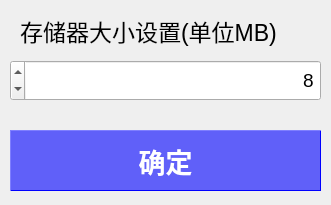
<?xml version="1.0" encoding="UTF-8"?>
<ui version="4.0">
 <class>ConfigWindow</class>
 <widget class="QWidget" name="ConfigWindow">
  <property name="geometry">
   <rect>
    <x>0</x>
    <y>0</y>
    <width>331</width>
    <height>205</height>
   </rect>
  </property>
  <property name="minimumSize">
   <size>
    <width>331</width>
    <height>205</height>
   </size>
  </property>
  <property name="maximumSize">
   <size>
    <width>331</width>
    <height>205</height>
   </size>
  </property>
  <property name="windowTitle">
   <string>Form</string>
  </property>
  <widget class="QLabel" name="label_3">
   <property name="geometry">
    <rect>
     <x>20</x>
     <y>10</y>
     <width>301</width>
     <height>41</height>
    </rect>
   </property>
   <property name="font">
    <font>
     <pointsize>17</pointsize>
    </font>
   </property>
   <property name="text">
    <string>存储器大小设置(单位MB)</string>
   </property>
  </widget>
  <widget class="QSpinBox" name="spinBox_memSize">
   <property name="geometry">
    <rect>
     <x>10</x>
     <y>60</y>
     <width>311</width>
     <height>41</height>
    </rect>
   </property>
   <property name="font">
    <font>
     <pointsize>14</pointsize>
    </font>
   </property>
   <property name="layoutDirection">
    <enum>Qt::RightToLeft</enum>
   </property>
   <property name="alignment">
    <set>Qt::AlignRight|Qt::AlignTrailing|Qt::AlignVCenter</set>
   </property>
   <property name="minimum">
    <number>1</number>
   </property>
   <property name="maximum">
    <number>2048</number>
   </property>
   <property name="singleStep">
    <number>1</number>
   </property>
   <property name="value">
    <number>8</number>
   </property>
  </widget>
  <widget class="QPushButton" name="pushButton">
   <property name="geometry">
    <rect>
     <x>10</x>
     <y>130</y>
     <width>311</width>
     <height>61</height>
    </rect>
   </property>
   <property name="font">
    <font>
     <pointsize>20</pointsize>
     <weight>75</weight>
     <bold>true</bold>
    </font>
   </property>
   <property name="styleSheet">
    <string notr="true">QPushButton{
	background-color:#990000ff;
	color:#ffffff;
	border:1px outset #ff0000ff;
	border-radius:50px;
}
QPushButton::hover{
	background-color:#99000099;
	
}
QPushButton::pressed{
	color:#999999;
}</string>
   </property>
   <property name="text">
    <string>确定</string>
   </property>
  </widget>
 </widget>
 <resources/>
 <connections/>
</ui>
